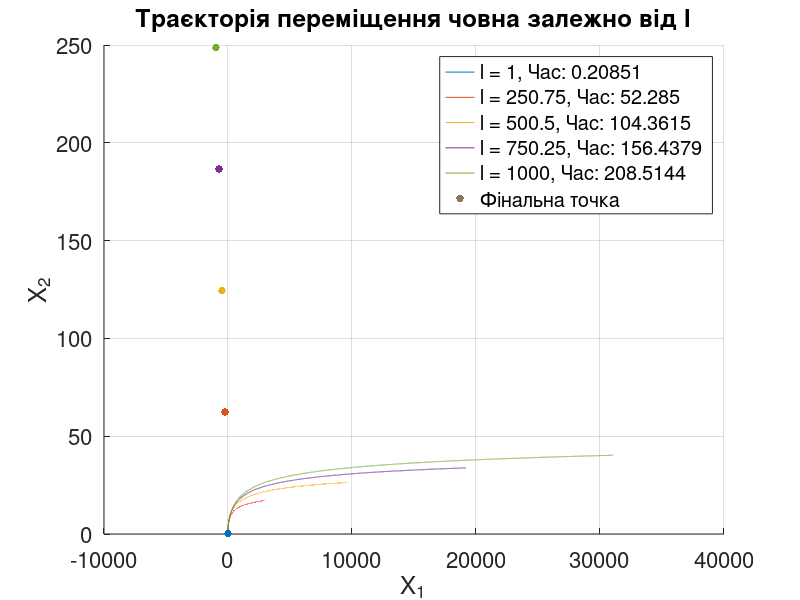

Write the MATLAB code that produced this figure.
% вхідні дані
n = 23;
s_0 = sqrt(23);
v = sqrt(23);
fi = pi * 23 / 25;

disp('INPUT DATA');
disp(['n = ', num2str(n)]);
disp(['s_0 = ', num2str(s_0)]);
disp(['v = ', num2str(v)]);
disp(['fi = ', num2str(fi)]);


N = 10000;
disp(['N = ', num2str(N)]);

N_l = 5;
l_values = linspace(1, 1000, N_l);

function [u_1, u_2] = calculate_control(x_1, x_2, s_0, v, l, fi, tau)

    % формула для λ
    lambda = sqrt((l*cos(fi) - x_1 - s_0 * x_2 * tau)^2 +
    (l*sin(fi) - x_2)^2) * v * tau - v^2 * tau^2;

    % формули для u1, u2
    u_1 = ((l*cos(fi) - x_1 - s_0 * x_2 * tau) * v * tau) / (lambda + v^2 * tau^2);
    u_2 = ((l*sin(fi) - x_2) * v * tau) / (lambda + v^2 * tau^2);
end

figure;
hold on;

colors = lines(N_l);
final_points = zeros(N_l, 2);

for j = 1:N_l

    l = l_values(j);
    tau = (l / v) / N;

    x_1 = 0;
    x_2 = 0;

    x_1_values = zeros(1, N+1);
    x_2_values = zeros(1, N+1);

    for i = 1:N
        [u_1, u_2] = calculate_control(x_1, x_2, s_0, v, l, fi, tau);

        x_1 = x_1 + (s_0 * x_2 + v * u_1) * tau;
        x_2 = x_2 + v * u_2 * tau;

        x_1_values(i+1) = x_1;
        x_2_values(i+1) = x_2;

    end
    time = l/v;
    plot(x_1_values, x_2_values, 'DisplayName', ['l = ', num2str(l), ', Час: ', num2str(time)], 'Color', colors(j, :));

    final_points(j, :) = [l*cos(fi), l*sin(fi)];
end

xlabel('X_1', 'FontSize', 20);
ylabel('X_2', 'FontSize', 20);
title('Траєкторія переміщення човна залежно від l', 'FontSize', 20);
grid on;
set(gca, 'FontSize', 16);
legend('show');

scatter(final_points(:, 1), final_points(:, 2), 30, colors, 'filled', 'DisplayName', ['Фінальна точка']);
